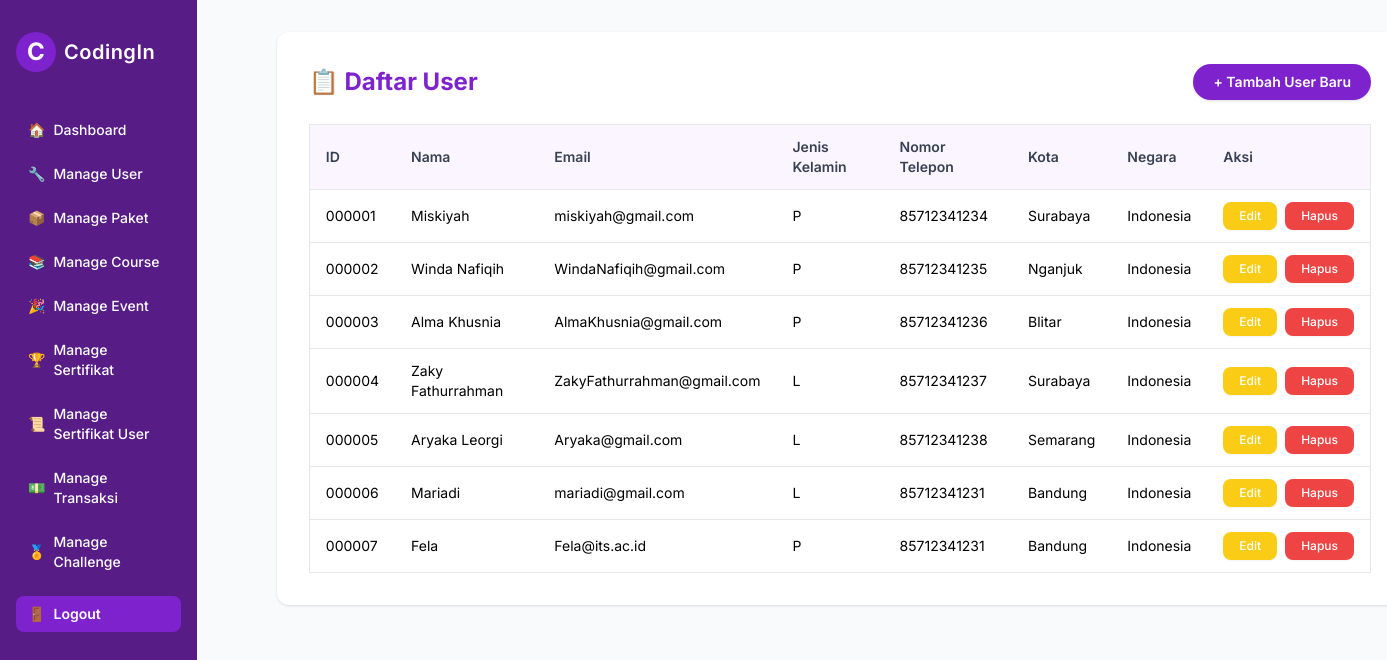
The app's page /admin/usermanage/manage_user.php (signed in) with its own data.
### tables this page shows
CREATE TABLE `user` (
  `ID` char(6) NOT NULL,
  `First_Name` varchar(60) NOT NULL,
  `Last_Name` varchar(60) DEFAULT NULL,
  `Jenis_kelamin` char(1) NOT NULL,
  `Pekerjaan` varchar(60) NOT NULL,
  `Kota` varchar(60) NOT NULL,
  `Negara` varchar(60) NOT NULL,
  `Nomor_Telepon` varchar(15) NOT NULL,
  `Email` varchar(60) NOT NULL,
  `Tentang_Saya` varchar(150) DEFAULT NULL,
  `Tanggal_Lahir` date NOT NULL,
  `password` varchar(255) NOT NULL DEFAULT '123456',
  `Foto_Profil` VARCHAR(255) NOT NULL DEFAULT '/uploads/default.jpeg'
);

### models/user.php (called while the page is built, shortened)
<?php
class User {
    private $pdo;
    public function __construct($pdo) {
        $this->pdo = $pdo;
    }
    public function getAllUsers() {
        $stmt = $this->pdo->query("SELECT * FROM user");
        return $stmt->fetchAll(PDO::FETCH_ASSOC);
    }
}

### admin/usermanage/manage_user.php (the view, shortened to what this page needs)
<?php
require_once '../../config/database.php';
require_once '../../models/user.php';
$userModel = new User($pdo);
$users = $userModel->getAllUsers();
?>
<!DOCTYPE html>
<html lang="id">
<head>
  <script src="https://cdn.tailwindcss.com"></script>
</head>
<body class="bg-gray-50 min-h-screen flex">
  <?php include '../../includes/admin_sidebar.php'; ?>
  <main class="flex-1 p-8">
    <div class="bg-white rounded-xl shadow p-8 w-full max-w-full ml-0 md:ml-12">
      <div class="flex flex-col md:flex-row md:items-center md:justify-between mb-6 gap-4">
        <h2 class="text-2xl font-bold text-purple-700">📋 Daftar User</h2>
        <a href="add_user.php" class="inline-block bg-purple-700 text-white px-5 py-2 rounded-full font-semibold hover:bg-purple-800 transition text-sm shadow">
          + Tambah User Baru
        </a>
      </div>
      <div class="overflow-x-auto">
        <table class="min-w-full border border-gray-200 rounded-lg text-xs sm:text-sm">
          <thead class="bg-purple-50">
            <tr>
              <th class="py-3 px-4 text-left font-semibold text-gray-700 border-b">ID</th>
              <th class="py-3 px-4 text-left font-semibold text-gray-700 border-b">Nama</th>
              <th class="py-3 px-4 text-left font-semibold text-gray-700 border-b">Email</th>
              <th class="py-3 px-4 text-left font-semibold text-gray-700 border-b">Jenis Kelamin</th>
              <th class="py-3 px-4 text-left font-semibold text-gray-700 border-b">Nomor Telepon</th>
              <th class="py-3 px-4 text-left font-semibold text-gray-700 border-b">Kota</th>
              <th class="py-3 px-4 text-left font-semibold text-gray-700 border-b">Negara</th>
              <th class="py-3 px-4 text-left font-semibold text-gray-700 border-b">Aksi</th>
            </tr>
          </thead>
          <tbody class="divide-y divide-gray-200">
            <?php foreach ($users as $row): ?>
            <tr class="hover:bg-purple-50">
              <td class="py-3 px-4"><?= htmlspecialchars($row['ID']) ?></td>
              <td class="py-3 px-4"><?= htmlspecialchars($row['First_Name'] . ' ' . $row['Last_Name']) ?></td>
              <td class="py-3 px-4"><?= htmlspecialchars($row['Email']) ?></td>
              <td class="py-3 px-4"><?= htmlspecialchars($row['Jenis_kelamin']) ?></td>
              <td class="py-3 px-4"><?= htmlspecialchars($row['Nomor_Telepon']) ?></td>
              <td class="py-3 px-4"><?= htmlspecialchars($row['Kota']) ?></td>
              <td class="py-3 px-4"><?= htmlspecialchars($row['Negara']) ?></td>
              <td class="py-3 px-4">
                <div class="flex gap-x-2">
                  <a href="edit_user.php?id=<?= urlencode($row['ID']) ?>"
                    class="inline-flex items-center justify-center bg-yellow-400 text-white px-4 py-1.5 rounded-lg font-medium hover:bg-yellow-500 transition text-xs shadow-sm">
                    Edit
                  </a>
                  <a href="delete_user.php?id=<?= urlencode($row['ID']) ?>"
                    class="inline-flex items-center justify-center bg-red-500 text-white px-4 py-1.5 rounded-lg font-medium hover:bg-red-600 transition text-xs shadow-sm"
                    onclick="return confirm('Yakin mau hapus?')">
                    Hapus
                  </a>
                </div>
              </td>
            </tr>
            <?php endforeach; ?>
          </tbody>
        </table>
      </div>
    </div>
  </main>
</body>
</html>

### admin/usermanage/manage_user.php (style rules this page uses)
body { font-family: "Inter", sans-serif; }

### records on screen
user: ID "000001", First_Name+Last_Name "Miskiyah", Email "miskiyah@gmail.com", Jenis_kelamin "P", Nomor_Telepon "85712341234", Kota "Surabaya", Negara "Indonesia"
user: ID "000002", First_Name+Last_Name "Winda Nafiqih", Email "WindaNafiqih@gmail.com", Jenis_kelamin "P", Nomor_Telepon "85712341235", Kota "Nganjuk", Negara "Indonesia"
user: ID "000003", First_Name+Last_Name "Alma Khusnia", Email "AlmaKhusnia@gmail.com", Jenis_kelamin "P", Nomor_Telepon "85712341236", Kota "Blitar", Negara "Indonesia"
user: ID "000004", First_Name+Last_Name "Zaky Fathurrahman", Email "ZakyFathurrahman@gmail.com", Jenis_kelamin "L", Nomor_Telepon "85712341237", Kota "Surabaya", Negara "Indonesia"
user: ID "000005", First_Name+Last_Name "Aryaka Leorgi", Email "Aryaka@gmail.com", Jenis_kelamin "L", Nomor_Telepon "85712341238", Kota "Semarang", Negara "Indonesia"
user: ID "000006", First_Name+Last_Name "Mariadi", Email "mariadi@gmail.com", Jenis_kelamin "L", Nomor_Telepon "85712341231", Kota "Bandung", Negara "Indonesia"
user: ID "000007", First_Name+Last_Name "Fela", Email "Fela@its.ac.id", Jenis_kelamin "P", Nomor_Telepon "85712341231", Kota "Bandung", Negara "Indonesia"
